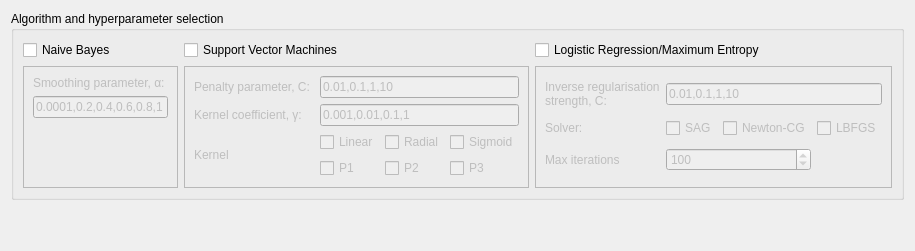
          <widget class="QWidget" name="widget">
           <attribute name="title">
            <string>Machine learning models</string>
           </attribute>
           <layout class="QGridLayout" name="gridLayout_23">
            <item row="0" column="0">
             <widget class="QGroupBox" name="groupBox_4">
              <property name="sizePolicy">
               <sizepolicy hsizetype="Preferred" vsizetype="Maximum">
                <horstretch>0</horstretch>
                <verstretch>0</verstretch>
               </sizepolicy>
              </property>
              <property name="title">
               <string>Algorithm and hyperparameter selection</string>
              </property>
              <layout class="QGridLayout" name="gridLayout_12">
               <item row="1" column="1">
                <widget class="QCheckBox" name="svmBox">
                 <property name="text">
                  <string>Support Vector Machines</string>
                 </property>
                </widget>
               </item>
               <item row="1" column="0">
                <widget class="QCheckBox" name="nbBox">
                 <property name="text">
                  <string>Naive Bayes</string>
                 </property>
                </widget>
               </item>
               <item row="1" column="2">
                <widget class="QCheckBox" name="logregBox">
                 <property name="text">
                  <string>Logistic Regression/Maximum Entropy</string>
                 </property>
                </widget>
               </item>
               <item row="2" column="1" rowspan="2">
                <widget class="QFrame" name="svmFrame">
                 <property name="enabled">
                  <bool>false</bool>
                 </property>
                 <property name="sizePolicy">
                  <sizepolicy hsizetype="Maximum" vsizetype="Expanding">
                   <horstretch>0</horstretch>
                   <verstretch>0</verstretch>
                  </sizepolicy>
                 </property>
                 <property name="frameShape">
                  <enum>QFrame::StyledPanel</enum>
                 </property>
                 <property name="frameShadow">
                  <enum>QFrame::Raised</enum>
                 </property>
                 <layout class="QGridLayout" name="gridLayout_15">
                  <item row="2" column="1">
                   <widget class="QCheckBox" name="svmKernelLinearBox">
                    <property name="text">
                     <string>Linear</string>
                    </property>
                   </widget>
                  </item>
                  <item row="3" column="1">
                   <widget class="QCheckBox" name="svmKernelP1Box">
                    <property name="text">
                     <string>P1</string>
                    </property>
                   </widget>
                  </item>
                  <item row="2" column="0" rowspan="2">
                   <widget class="QLabel" name="label_16">
                    <property name="text">
                     <string>Kernel</string>
                    </property>
                   </widget>
                  </item>
                  <item row="3" column="3">
                   <widget class="QCheckBox" name="svmKernelP3Box">
                    <property name="text">
                     <string>P3</string>
                    </property>
                   </widget>
                  </item>
                  <item row="3" column="2">
                   <widget class="QCheckBox" name="svmKernelP2Box">
                    <property name="text">
                     <string>P2</string>
                    </property>
                   </widget>
                  </item>
                  <item row="0" column="1" colspan="3">
                   <widget class="QLineEdit" name="svmCList">
                    <property name="sizePolicy">
                     <sizepolicy hsizetype="Preferred" vsizetype="Maximum">
                      <horstretch>0</horstretch>
                      <verstretch>0</verstretch>
                     </sizepolicy>
                    </property>
                    <property name="text">
                     <string>0.01,0.1,1,10</string>
                    </property>
                   </widget>
                  </item>
                  <item row="2" column="2">
                   <widget class="QCheckBox" name="svmKernelRadialBox">
                    <property name="text">
                     <string>Radial</string>
                    </property>
                   </widget>
                  </item>
                  <item row="2" column="3">
                   <widget class="QCheckBox" name="svmKernelSigmoidBox">
                    <property name="text">
                     <string>Sigmoid</string>
                    </property>
                   </widget>
                  </item>
                  <item row="0" column="0">
                   <widget class="QLabel" name="label_15">
                    <property name="text">
                     <string>Penalty parameter, C: </string>
                    </property>
                   </widget>
                  </item>
                  <item row="1" column="0">
                   <widget class="QLabel" name="label_13">
                    <property name="text">
                     <string>Kernel coefficient, γ:</string>
                    </property>
                   </widget>
                  </item>
                  <item row="1" column="1" colspan="3">
                   <widget class="QLineEdit" name="svmGammaList">
                    <property name="text">
                     <string>0.001,0.01,0.1,1</string>
                    </property>
                   </widget>
                  </item>
                 </layout>
                </widget>
               </item>
               <item row="2" column="2" rowspan="2">
                <widget class="QFrame" name="logregFrame">
                 <property name="enabled">
                  <bool>false</bool>
                 </property>
                 <property name="sizePolicy">
                  <sizepolicy hsizetype="Expanding" vsizetype="Expanding">
                   <horstretch>0</horstretch>
                   <verstretch>0</verstretch>
                  </sizepolicy>
                 </property>
                 <property name="frameShape">
                  <enum>QFrame::StyledPanel</enum>
                 </property>
                 <property name="frameShadow">
                  <enum>QFrame::Raised</enum>
                 </property>
                 <layout class="QGridLayout" name="gridLayout_14">
                  <item row="1" column="0">
                   <widget class="QLabel" name="label_12">
                    <property name="sizePolicy">
                     <sizepolicy hsizetype="Preferred" vsizetype="Preferred">
                      <horstretch>0</horstretch>
                      <verstretch>0</verstretch>
                     </sizepolicy>
                    </property>
                    <property name="text">
                     <string>Inverse regularisation strength, C: </string>
                    </property>
                    <property name="wordWrap">
                     <bool>true</bool>
                    </property>
                   </widget>
                  </item>
                  <item row="2" column="2">
                   <widget class="QCheckBox" name="logregSolverNewtonBox">
                    <property name="text">
                     <string>Newton-CG</string>
                    </property>
                   </widget>
                  </item>
                  <item row="2" column="1">
                   <widget class="QCheckBox" name="logregSolverSAGBox">
                    <property name="text">
                     <string>SAG</string>
                    </property>
                    <property name="checked">
                     <bool>false</bool>
                    </property>
                   </widget>
                  </item>
                  <item row="2" column="3">
                   <widget class="QCheckBox" name="logregSolverLBFGSBox">
                    <property name="text">
                     <string>LBFGS</string>
                    </property>
                    <property name="checked">
                     <bool>false</bool>
                    </property>
                   </widget>
                  </item>
                  <item row="2" column="0">
                   <widget class="QLabel" name="label_10">
                    <property name="text">
                     <string>Solver: </string>
                    </property>
                   </widget>
                  </item>
                  <item row="1" column="1" colspan="3">
                   <widget class="QLineEdit" name="logregCList">
                    <property name="sizePolicy">
                     <sizepolicy hsizetype="Preferred" vsizetype="Maximum">
                      <horstretch>0</horstretch>
                      <verstretch>0</verstretch>
                     </sizepolicy>
                    </property>
                    <property name="text">
                     <string>0.01,0.1,1,10</string>
                    </property>
                   </widget>
                  </item>
                  <item row="3" column="0">
                   <widget class="QLabel" name="label_18">
                    <property name="text">
                     <string>Max iterations</string>
                    </property>
                   </widget>
                  </item>
                  <item row="3" column="1" colspan="2">
                   <widget class="QSpinBox" name="maxiterspinBox">
                    <property name="minimum">
                     <number>50</number>
                    </property>
                    <property name="maximum">
                     <number>500</number>
                    </property>
                    <property name="singleStep">
                     <number>50</number>
                    </property>
                    <property name="value">
                     <number>100</number>
                    </property>
                   </widget>
                  </item>
                 </layout>
                </widget>
               </item>
               <item row="2" column="0" rowspan="2">
                <widget class="QFrame" name="nbFrame">
                 <property name="enabled">
                  <bool>false</bool>
                 </property>
                 <property name="sizePolicy">
                  <sizepolicy hsizetype="MinimumExpanding" vsizetype="Expanding">
                   <horstretch>0</horstretch>
                   <verstretch>0</verstretch>
                  </sizepolicy>
                 </property>
                 <property name="frameShape">
                  <enum>QFrame::StyledPanel</enum>
                 </property>
                 <property name="frameShadow">
                  <enum>QFrame::Raised</enum>
                 </property>
                 <layout class="QGridLayout" name="gridLayout_13">
                  <item row="0" column="0" colspan="2">
                   <widget class="QLabel" name="label_7">
                    <property name="sizePolicy">
                     <sizepolicy hsizetype="Preferred" vsizetype="Maximum">
                      <horstretch>0</horstretch>
                      <verstretch>0</verstretch>
                     </sizepolicy>
                    </property>
                    <property name="text">
                     <string>Smoothing parameter, α: </string>
                    </property>
                   </widget>
                  </item>
                  <item row="1" column="0" colspan="2">
                   <widget class="QLineEdit" name="nbalphaTxt">
                    <property name="sizePolicy">
                     <sizepolicy hsizetype="Preferred" vsizetype="Fixed">
                      <horstretch>0</horstretch>
                      <verstretch>0</verstretch>
                     </sizepolicy>
                    </property>
                    <property name="text">
                     <string>0.0001,0.2,0.4,0.6,0.8,1</string>
                    </property>
                   </widget>
                  </item>
                  <item row="2" column="0" colspan="2">
                   <spacer name="verticalSpacer_5">
                    <property name="orientation">
                     <enum>Qt::Vertical</enum>
                    </property>
                    <property name="sizeHint" stdset="0">
                     <size>
                      <width>20</width>
                      <height>40</height>
                     </size>
                    </property>
                   </spacer>
                  </item>
                 </layout>
                </widget>
               </item>
              </layout>
             </widget>
            </item>
            <item row="1" column="0">
             <spacer name="verticalSpacer_7">
              <property name="orientation">
               <enum>Qt::Vertical</enum>
              </property>
              <property name="sizeHint" stdset="0">
               <size>
                <width>20</width>
                <height>40</height>
               </size>
              </property>
             </spacer>
            </item>
           </layout>
          </widget>
